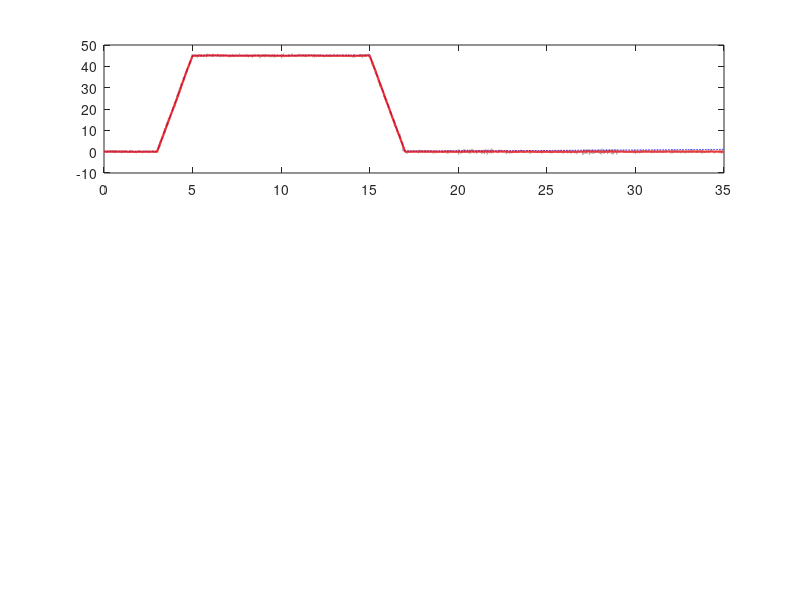

Reproduce this figure in MATLAB. (Note: this script raises an error after producing the figure.)
%% BAI 6 - UOC LUONG GOC ROLL / PITCH / YAW
%  Phan tich du lieu tu bai_6.txt (MPU6500, 100Hz, Kalman Filter)
%  Cot: Time_ms, Roll_Accel, Pitch_Accel, Roll_Gyro, Pitch_Gyro, Yaw_Gyro, Roll_KF, Pitch_KF, Yaw_KF
%
%  Pha thuc nghiem (theo comment cuoi file):
%   0-3s   : yen tinh
%   3-5s   : roll tang len 45 do
%   5-15s  : giu roll 45 do
%   15-17s : roll ve 0
%   20-22s : pitch tang 30 do
%   22-27s : giu pitch 30 do
%   27-29s : pitch ve 0
%   29-35s : xoay Yaw (drift)

clear; clc; close all;

%% ===== 1. DOC DU LIEU =====
% Doc file, bo qua cac dong bat dau bang '#' hoac chua chu
fid = fopen('bai_6.txt', 'r');
raw = textscan(fid, '%f%f%f%f%f%f%f%f%f', ...
    'Delimiter', ',', 'CommentStyle', '#', ...
    'HeaderLines', 3);   % bo 3 dong header
fclose(fid);

t_ms    = raw{1};
Ra      = raw{2};   % Roll_Accel
Pa      = raw{3};   % Pitch_Accel
Rg      = raw{4};   % Roll_Gyro
Pg      = raw{5};   % Pitch_Gyro
Yg      = raw{6};   % Yaw_Gyro
Rkf     = raw{7};   % Roll_KF
Pkf     = raw{8};   % Pitch_KF
Ykf     = raw{9};   % Yaw_KF

t = t_ms / 1000;    % doi sang giay

fprintf('Du lieu: %d mau | %.1f s | Fs = %.0f Hz\n', ...
    length(t), t(end)-t(1), 1/mean(diff(t)));

%% ===== 2. VE DO THI TONG QUAT =====
figure('Name','Bai 6 - Roll / Pitch / Yaw', 'Position',[100 100 1200 800]);

subplot(3,1,1);
plot(t, Ra, 'Color',[0.7 0.7 0.7], 'DisplayName','Accel');
hold on;
plot(t, Rg, 'b--', 'DisplayName','Gyro');
plot(t, Rkf, 'r', 'LineWidth',1.5, 'DisplayName','Kalman');
yline(45,'y:','45°','LabelVerticalAlignment','bottom');
yline(0,'y:');
xlabel('Thoi gian (s)'); ylabel('Goc (do)');
title('ROLL'); legend('Location','best'); grid on;

subplot(3,1,2);
plot(t, Pa, 'Color',[0.7 0.7 0.7], 'DisplayName','Accel');
hold on;
plot(t, Pg, 'b--', 'DisplayName','Gyro');
plot(t, Pkf, 'r', 'LineWidth',1.5, 'DisplayName','Kalman');
yline(30,'y:','30°','LabelVerticalAlignment','bottom');
yline(0,'y:');
xlabel('Thoi gian (s)'); ylabel('Goc (do)');
title('PITCH'); legend('Location','best'); grid on;

subplot(3,1,3);
plot(t, Yg, 'b--', 'DisplayName','Gyro');
hold on;
plot(t, Ykf, 'r', 'LineWidth',1.5, 'DisplayName','Kalman');
xlabel('Thoi gian (s)'); ylabel('Goc (do)');
title('YAW (drift ro vi khong co Magnetometer)');
legend('Location','best'); grid on;

saveas(gcf, 'bai6_overview.png');

%% ===== 3. DANH GIA DO ON DINH KHI GIU ROLL 45 DO (5s - 15s) =====
mask_hold = (t >= 5) & (t <= 15);

mean_Rkf_hold = mean(Rkf(mask_hold));
std_Rkf_hold  = std(Rkf(mask_hold));
max_dev_hold  = max(abs(Rkf(mask_hold) - 45));

fprintf('\n--- ON DINH KHI GIU ROLL 45 do (5-15s) ---\n');
fprintf('  Gia tri trung binh KF  : %.3f do\n', mean_Rkf_hold);
fprintf('  Do lech khoi 45 do     : %.3f do\n', mean_Rkf_hold - 45);
fprintf('  STD (nhieu)            : %.4f do\n', std_Rkf_hold);
fprintf('  Sai so dinh (max dev)  : %.3f do\n', max_dev_hold);

if max_dev_hold < 0.5
    fprintf('  => RAT TOT (< 0.5 do)\n');
elseif max_dev_hold < 1.0
    fprintf('  => TOT (< 1 do)\n');
else
    fprintf('  => CAN KIEM TRA (> 1 do)\n');
end

%% ===== 4. DANH GIA HOI TU VE 0 SAU KHI QUAY (15s - 17s) =====
mask_ret = (t >= 15) & (t <= 20);
t_ret    = t(mask_ret);
R_ret    = Rkf(mask_ret);

% Tim thoi diem goc < 1 do lan dau tien
idx_conv = find(abs(R_ret) < 1.0, 1, 'first');
if ~isempty(idx_conv)
    t_conv = t_ret(idx_conv) - 15;
    fprintf('\n--- HOI TU VE 0 SAU KHI THA ROLL (bat dau t=15s) ---\n');
    fprintf('  Thoi gian hoi tu vao ±1 do : %.2f s\n', t_conv);
    if t_conv <= 2
        fprintf('  => XUAT SAC (< 2s)\n');
    elseif t_conv <= 3
        fprintf('  => TOT (< 3s)\n');
    else
        fprintf('  => CHAM (> 3s)\n');
    end
else
    fprintf('\n  [!] Khong hoi tu ve 0 trong doan 15-20s\n');
end

%% ===== 5. SO SANH VOI GOC CHUAN (0, 30, 45 do) =====
fprintf('\n--- SO SANH VOI GOC CHUAN ---\n');
fprintf('%-12s %-12s %-12s %-12s %-12s\n', ...
    'Goc chuan','t_start','Mean_KF','Error(do)','Danh gia');

ref_angles = [0, 45, 0, 30, 0];
ref_tstart = [1, 5, 17, 22, 27];
ref_tend   = [3, 15, 20, 27, 29];

for i = 1:length(ref_angles)
    mask_i = (t >= ref_tstart(i)) & (t <= ref_tend(i));
    if ref_angles(i) == 0
        val = mean(Rkf(mask_i));
        if i >= 4
            val = mean(Pkf(mask_i));
        end
    elseif ref_angles(i) == 45
        val = mean(Rkf(mask_i));
    elseif ref_angles(i) == 30
        val = mean(Pkf(mask_i));
    end
    err = abs(val - ref_angles(i));
    if err < 0.5
        grade = 'Rat tot';
    elseif err < 1.0
        grade = 'Tot';
    else
        grade = 'Can check';
    end
    fprintf('%-12d %-12.1f %-12.3f %-12.3f %-12s\n', ...
        ref_angles(i), ref_tstart(i), val, err, grade);
end

%% ===== 6. DANH GIA DO TRE (LATENCY) =====
% Do tre = thoi gian tu khi batdau xoay den khi KF bat kip Accel
% Xet pha roll tang (3-5s): tim khi Rkf = 0.5 * peak
t_roll = t((t>=3) & (t<=6));
R_roll_kf = Rkf((t>=3) & (t<=6));
R_roll_ac = Ra((t>=3) & (t<=6));

% Threshold 5 do
idx_ac  = find(R_roll_ac > 5, 1, 'first');
idx_kf  = find(R_roll_kf > 5, 1, 'first');

if ~isempty(idx_ac) && ~isempty(idx_kf)
    latency_ms = (t_roll(idx_kf) - t_roll(idx_ac)) * 1000;
    fprintf('\n--- DO TRE (LATENCY) ---\n');
    fprintf('  Accel vuot 5 do tai t = %.3f s\n', t_roll(idx_ac));
    fprintf('  KF vuot 5 do tai    t = %.3f s\n', t_roll(idx_kf));
    fprintf('  Do tre KF so Accel    : %.1f ms\n', latency_ms);
    if abs(latency_ms) < 10
        fprintf('  => RAT THAP (< 10ms)\n');
    elseif abs(latency_ms) < 50
        fprintf('  => CHAP NHAN DUOC (< 50ms)\n');
    else
        fprintf('  => CAO, can chinh lai Q/R\n');
    end
end

%% ===== 7. DO DRIFT YAW (29-35s) =====
mask_yaw = (t >= 29) & (t <= 35);
yaw_start = Yg(find(mask_yaw, 1, 'first'));
yaw_end   = Yg(find(mask_yaw, 1, 'last'));
drift_rate = (yaw_end - yaw_start) / 6;  % do/s

fprintf('\n--- DRIFT YAW (29-35s, khong co Magnetometer) ---\n');
fprintf('  Toc do drift         : %.3f do/s\n', drift_rate);
fprintf('  Drift sau 6s         : %.2f do\n', yaw_end - yaw_start);
fprintf('  Note: can Magnetometer de khoa Yaw\n');

%% ===== 8. VE DO THI PHAN TICH RO HAN =====
figure('Name','Phan tich chi tiet', 'Position',[100 100 1200 500]);

subplot(1,2,1);
mask_p1 = (t >= 4) & (t <= 17);
plot(t(mask_p1), Ra(mask_p1), 'Color',[0.7 0.7 0.7], 'DisplayName','Accel');
hold on;
plot(t(mask_p1), Rkf(mask_p1), 'r', 'LineWidth',1.5, 'DisplayName','Kalman KF');
yline(45,'y--','45° chuan'); yline(0,'y--');
xlabel('t (s)'); ylabel('Roll (do)');
title('ROLL: tang - giu - ve'); legend; grid on;

subplot(1,2,2);
mask_p2 = (t >= 19) & (t <= 35);
yyaxis left;
plot(t(mask_p2), Pkf(mask_p2), 'r', 'LineWidth',1.5, 'DisplayName','Pitch KF');
ylabel('Pitch (do)');
yyaxis right;
plot(t(mask_p2), Yg(mask_p2), 'b--', 'DisplayName','Yaw Gyro');
ylabel('Yaw (do)');
xlabel('t (s)');
title('PITCH + YAW (drift)'); grid on; legend;

saveas(gcf, 'bai6_detail.png');

fprintf('\n=== HOAN TAT PHAN TICH BAI 6 ===\n');
fprintf('Da luu hinh: bai6_overview.png, bai6_detail.png\n');
